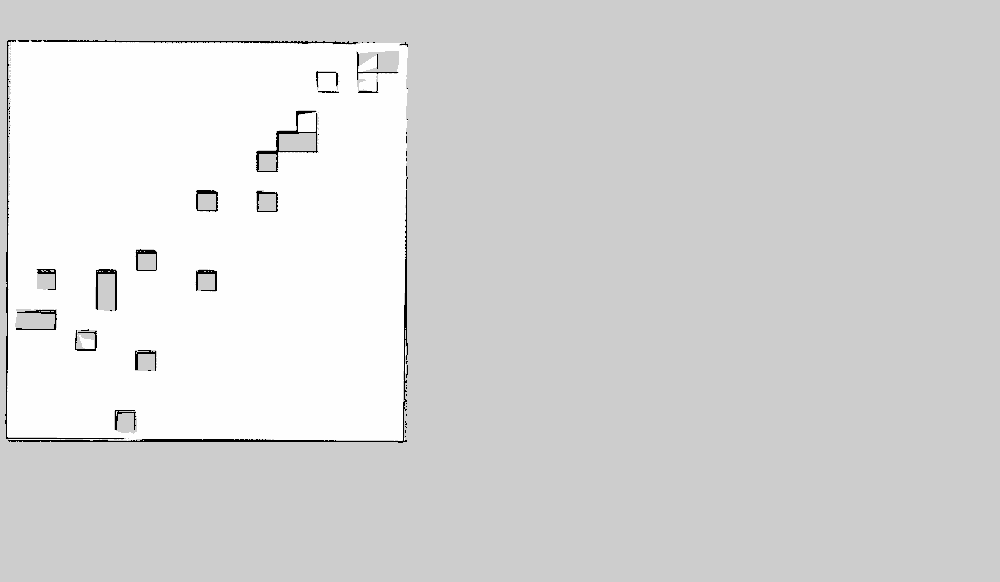
#> input picture src/meu_primeiro_pacote/meu_primeiro_pacote/my_map.pgm, 1000 x 582 px
$ python wavefront.py
#> lines starting #> are read from the running program, lines starting #| are printed output that depends on the picture; after the words box and inside, x2 and y2 are one past the last pixel; in counts of white or black regions, pixels touching at a corner belong together
import cv2
import numpy as np
from matplotlib import pyplot as plt

# Função para aplicar o algoritmo Wavefront
def wavefront(matrix, goal):
    rows, cols = matrix.shape
    wavefront_field = np.full((rows, cols), np.inf)  # Inicializa com infinito
    wavefront_field[goal] = 2  # Objetivo marcado com valor 2
    process_list = [goal]  # Lista de células a processar

    directions = [(-1, 0), (1, 0), (0, -1), (0, 1), (-1, -1), (-1, 1), (1, -1), (1, 1)]  # Movimentos permitidos

    while process_list:
        current = process_list.pop(0)
        current_value = wavefront_field[current]

        for direction in directions:
            neighbor = (current[0] + direction[0], current[1] + direction[1])

            # Verifica limites e se é um espaço livre
            if (0 <= neighbor[0] < rows and 0 <= neighbor[1] < cols and matrix[neighbor] == 1):
                if wavefront_field[neighbor] > current_value + 1:
                    wavefront_field[neighbor] = current_value + 1
                    process_list.append(neighbor)

    return wavefront_field

# Carrega o mapa e converte para binário (0 = obstáculo, 1 = livre)
pgmf = open('my_map.pgm', 'rb')
image = plt.imread(pgmf)
#> image is the input picture: shape (582, 1000); min 0, max 254, mean 216
pgmf.close()
image_copia = 1.0 * (image > 250)
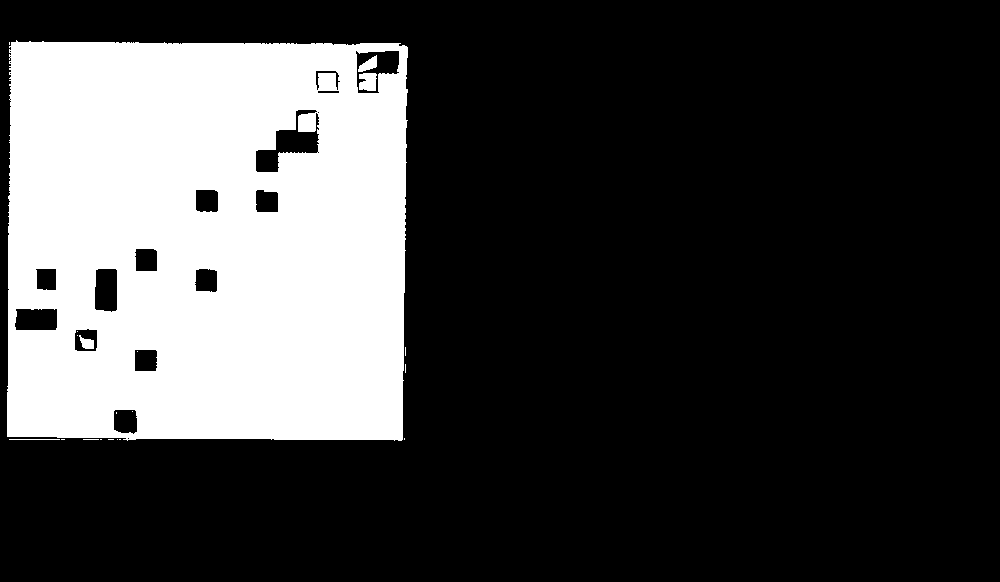
#> image_copia: shape (582, 1000) float64; values 0 (black) and 1 (white), 25.7% white; 20 white regions (15 under 20 px), largest, box (x1, y1, x2, y2) and area: (7, 40, 408, 441) 148630, (359, 73, 377, 91) 278, (358, 55, 377, 72) 175, (79, 335, 94, 349) 129, (9, 439, 60, 440) 51

goal = (250, 125)  # Define o objetivo
robo = (350, 50)   # Define a posição inicial do robô

# Executa o algoritmo Wavefront para criar o campo de proximidade
wavefront_field = wavefront(image_copia, goal)
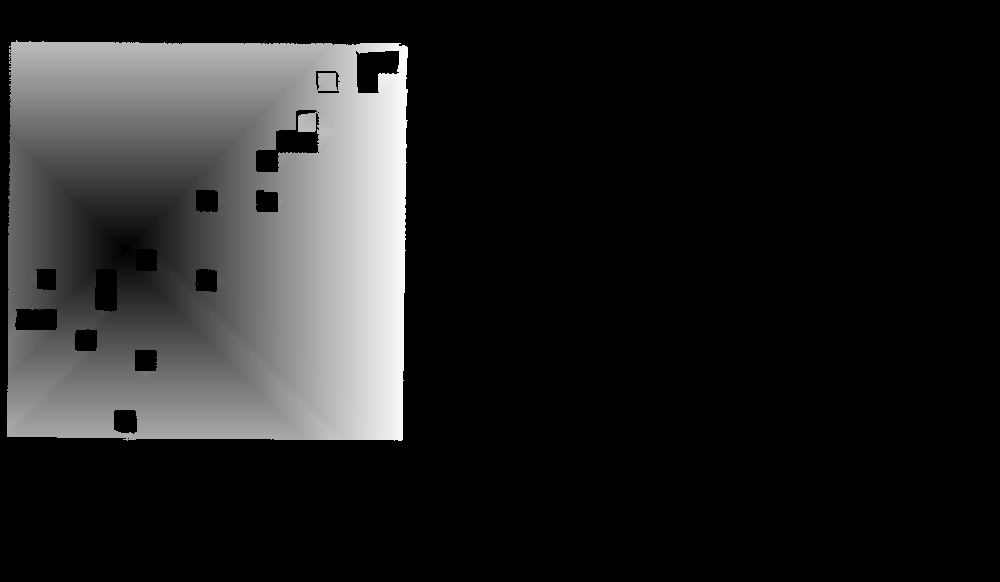
#> wavefront_field: shape (582, 1000) float64; 74.46% of the values are NaN or infinite; the others: min 2, max 286, mean 152; drawn with min black, max white, NaN and infinite black

# Exibição do campo de proximidade
plt.figure("Figura 2")
plt.imshow(wavefront_field, cmap='viridis', interpolation='nearest')
plt.colorbar(label="Distância do Objetivo")
plt.title("Campo de Proximidade")
plt.show()
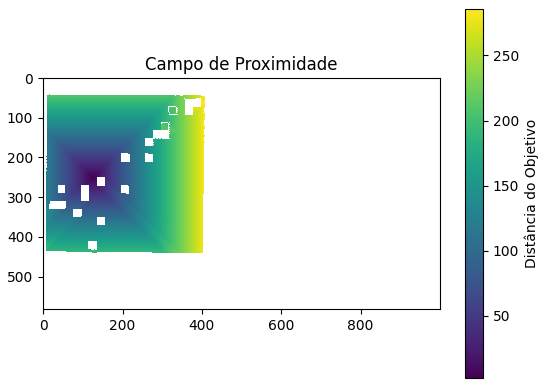
#> figure drawn by matplotlib, 2 panels

# Busca do menor caminho até o objetivo
ponto_inicial = robo
caminho = [list(robo)]
menor = wavefront_field[robo[0]][robo[1]] + 1
#> menor = 113
menor_posicao = ponto_inicial  # Inicializa menor_posicao com o ponto inicial do robô
parar = False

while True:
    for l in range(1, -2, -1):
        for c in range(1, -2, -1):
            try:
                valor = wavefront_field[ponto_inicial[0] + l][ponto_inicial[1] + c]
                if 1 < valor < menor:
                    menor = valor
                    menor_posicao = (ponto_inicial[0] + l, ponto_inicial[1] + c)

                if menor_posicao == goal:
                    parar = True
                    break
            except IndexError:
                continue
        if parar:
            break

    ponto_inicial = menor_posicao
    caminho.append(menor_posicao)

    if parar:
        break
#> after the loop, caminho = 111 pairs, first value 250 to 350, second value 50 to 125; menor = 2; menor_posicao = (250, 125)

# Colorindo o caminho em vermelho
image_com_caminho = cv2.cvtColor(image, cv2.COLOR_GRAY2RGB)

for pos in caminho:
    image_com_caminho[pos[0], pos[1]] = [0, 0, 255]  # Pinta em vermelho
#> this loop made 111 passes
#> pos on passes 1 to 12: [350, 50], (349, 51), (348, 52), (347, 53), (346, 54), (345, 55), (344, 56), (343, 57), (342, 58), (341, 59), (340, 60), (339, 61)
#> image_com_caminho: shape (582, 1000, 3); mean B, G, R 215.9, 215.9, 216

# Exibe a imagem final com o caminho
cv2.imshow('Caminho Encontrado', image_com_caminho)
cv2.waitKey(0)
cv2.destroyAllWindows()
